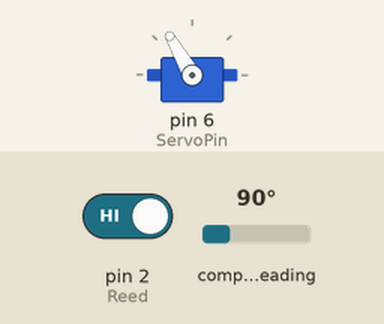
Simulated run of this sketch. Board: Arduino Uno, built with avr-gcc and run on an emulated ATmega328P. Parts: servo. Wiring (inferred from the names in the program): HMC5883L compass at I2C address 0x1E. The inputs (shaded band) are chosen by the test bench; at power-on: compass heading 90°, pin 2 (Reed) HIGH.

Above: at 1.2 s.
1.3 s: compass heading set to 51°
2.8 s: compass heading set to 43°
At 3.9 s:
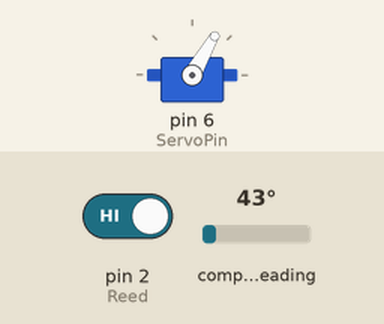
5.8 s: compass heading set to 90°
At 6.2 s:
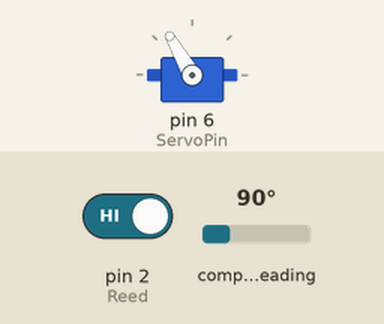
7.3 s: compass heading set to 7°
At 8.5 s:
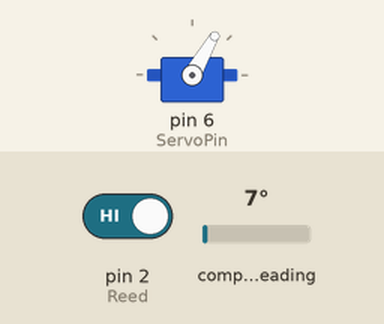
Timing chart, 0 to 9.8 s (numbered marks = the images above; inputs shaded):
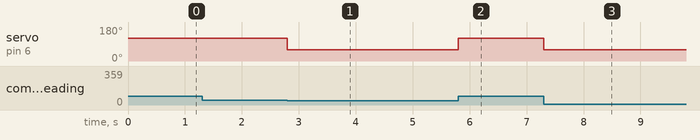

Measured:
- the behaviour switches between 49 and 48° on compass heading (found by bisection; images 0 and 1)
- after the input at 1.3 s, every drawn part: stays the same
- after the input at 2.8 s, servo on pin 6 (ServoPin): 120° → 60° at once
- after the input at 5.8 s, servo on pin 6 (ServoPin): 60° → 120° at once
- after the input at 7.3 s, servo on pin 6 (ServoPin): 120° → 60° at once

The sketch:

Team108_Control_Verification.ino
```cpp
#include <Servo.h>
#include <Wire.h>
#include <avr/sleep.h>

#define address 0x1E  //0011110b, I2C 7bit address of HMC5883
#define ServoPin 6
#define SolenoidPin 10
#define Reed 2
#define Switch 2
#define deltaSw 2.4737 // (in inches per reed trigger) Circumference/#Magnets or 2*pi*wheelRaduis/numMagnets, MUST BE A DECIMAL NUMBER!
#define PotPin A0
#define buttPin 5 //Button to start executing code is in pin 5
#define startPin 0 // Button to define starting positions

Servo myServo;                      // compass servo

/*----- VARIABLE INITIALIZATION -----*/

/* Magnetometer Variables*/
int   magX, magY, magZ;             // triple axis data
float phi;                        // orientation of the robot based on magnetometer readings
float thetaOffset = -139;     // offset: value of -191 makes magnetic north 0 degrees, value of -139 makes down the channel 0 degrees

/* Orientation Variables */
float phi_desired = 90;    // desired orientation of robot (can be set or be vary)
/* For the Control Verification the value for phi_desired is arbitrarily set.
 *  in the actual code, the desired orientation of the robot will vary based on
 *  other variables (i.e. the desired position of the robot)
 */

float theta_target;   // desired steering angle

/* Servo Position MIN/MAX */
int minServoPosition = 60;
int maxServoPosition = 120;

/* Solenoid Variables */
int solenoidState = 0; // zero is closed (valve)
unsigned long lastTimeSolenoid;
int solenoidInterval = 200; // (in milliseconds) sets time interval at which solenoid fires

/* Time Variables */
unsigned long startTime;
unsigned long currentTime;

/* Reed Variables */
int lastTimeReed = currentTime;

float wheelSpeed = 0;
float wheelSpeedCM;
float wheelSpeedSEC;
int numReedTriggers = 0;

volatile unsigned long lastInterrupt;
long debounceTime = 15;

/*Robot Specification Variables*/
const float pi = 3.14159;
float a = 5.5; // (in inches) distance between rear wheels
float b = 5.5; // (in inches) distance between rear axle and front wheel
float backWheelRadius = 1.5748; // (in inches) roller blade back wheel radius
float theta_max = 30; // maximum change in servo angle (relative to center)

/*Position Variables*/
float distanceX = 0; // (in inches) distance traveled in the x-direction
float distanceY = 0; // (in inches) distance traveled in the y-direction
float distance = 0; // (in inches) distance traveled
float currentPosX; // current x-position
float currentPosY; // current y-position
float startingPosX = 0; // starting x-position (varies in competition code, arbitrarily set for verification)
float startingPosY = 0; // starting y-position (varies in competition code, arbitrarily set for verification)

/*----- SETUP -----*/

void setup() {
   myServo.attach(ServoPin); // Attach the servo to pin ServoPin

   /* Initialize Serial and I2C communications */
   Serial.begin(9600);
   Wire.begin();
   /* Put the HMC5883 IC into the correct operating mode */
   Wire.beginTransmission(address);  //open communication with HMC5883
   Wire.write(0x02);                 //select mode register
   Wire.write(0x00);                 //continuous measurement mode
   Wire.endTransmission();

   pinMode (Reed,INPUT_PULLUP); //reads 5V until switch turns off, "unfloat" the switch when open for a relfiable reading, note: logic is inverted
   attachInterrupt(digitalPinToInterrupt(Switch),debounceInterrupt,FALLING); // attaches the ISR to the reed switch trigger

   startTime = millis();
}

/*----- MAIN LOOP: ACTUATION AND SIMPLE ORIENTATION -----*/

void loop() {
  currentTime = millis(); //measures current time of the system

  if (distance > 120){ // Stop actuating after traveling 10 ft
    cli();
    sleep_enable();
    sleep_cpu();
  }
  /* Update the sensor readings and actuate cylinder */
  updateMag();
  updateSolenoid();

  /* Calculate magnetometer angle */
  phi = 180. / pi * atan2(magY, magX) + thetaOffset; // convert to degrees, apply offset
  phi = modulo(phi, 360.); // ensure that theta is between 0 and 360 degrees

  /* Update Servo Position */
  theta_target = 90 - (phi - phi_desired);
  theta_target = modulo(theta_target,360);

  /* Corrects theta_target to be within the feasible range of the steering assembly */
  if (theta_target > 270 || theta_target < minServoPosition){
    theta_target = minServoPosition;
  }
  else if (theta_target > maxServoPosition){
    theta_target = maxServoPosition;
  }

  myServo.write(theta_target); // inputs desired steering angle
}

/*----- INTERRUPT SERVICE ROUTINE CODE -----*/

/************************* [DEBOUNCE INTERRUPT ROUTINE] *************************/
void debounceInterrupt() {
  if((long)(micros() - lastInterrupt) >= debounceTime * 1000) {
    // checks time since last interrupt, if < debounceTime do nothing, if > debounceTime call readReed()
    readReed();
    lastInterrupt = micros();
  }
}

/************************* [REED SWTICH READER] *************************/
void readReed() {
  currentTime = millis();
  int timeDiff = currentTime - lastTimeReed;
  wheelSpeed = deltaSw / timeDiff; // (in inches per millisecond)
  wheelSpeedCM = wheelSpeed * 2.54; // convert (in per ms) to (cm per ms)
  wheelSpeedSEC = wheelSpeedCM / .001; //convert to cm/s
  numReedTriggers++; // number of times a magnet has passed the reed switch
  //Serial.print("Speed (cm/s):"); Serial.print("\t");
  Serial.println(wheelSpeedSEC);
  //Serial.print("Distance Traveled:"); Serial.print("\t"); Serial.println(numReedTriggers*deltaSw); // print distance traveled

  /*Print for Troubleshooting*/
 /* Serial.print("deltaSw:"); Serial.print("\t"); Serial.println(deltaSw);
  Serial.print("timeDiff:"); Serial.print("\t"); Serial.println(timeDiff);
  Serial.print("wheelSpeed:"); Serial.print("\t"); Serial.println(wheelSpeed);
  Serial.print("numReedTriggers:"); Serial.print("\t"); Serial.println(numReedTriggers); */

  estimate(); //call estimate function to update position each time the reed triggers
  lastTimeReed = currentTime;
}

/************************* [POSITION ESTIMATOR] *************************/
void estimate(){
  /*assume deltaSw is >>1, therefore neglect curvature and use trig. to estimate x & y distances traveled*/
  distanceX += cos(phi) * deltaSw; // updates distance traveled in x-direction since last reed trigger
  distanceY += sin(phi) * deltaSw; // updates distance travled in y-direction since last reed trigger
  distance += deltaSw; // update distance traveled since last reed trigger
  currentPosX += distanceX; // updates the new current x-position of the robot (NEW)
  currentPosY += distanceY; // updates the new current y-position of the robot (NEW)

  float distanceCM = (distance * 2.54); //convert distance traveled from inches to cm
  //Serial.print("Distance Traveled (in cm):"); Serial.print("\t"); Serial.println(distanceCM);
}

/*----- MAGNETOMETER FUNCTIONS -----*/

/************************* [updateMag FUNCTION] *************************/
void updateMag(void) {
  /* Tell the HMC5883L where to begin reading data */
  Wire.beginTransmission(address);
  Wire.write(0x03); //select register 3, X MSB register
  Wire.endTransmission();
  /* Read data from each axis, 2 registers per axis */
  Wire.requestFrom(address, 6);
  if (6 <= Wire.available()) {
    magX = Wire.read() << 8; //X msbs // Bitshift
    magX |= Wire.read();    //X lsb
    magZ = Wire.read() << 8; //Z msb
    magZ |= Wire.read();    //Z lsb
    magY = Wire.read() << 8; //Y msb
    magY |= Wire.read();    //Y lsb
  }

  /* print for troubleshooting */
    //Serial.print("X:"); Serial.print("\t"); Serial.print(magX); Serial.print("\t");
    //Serial.print("Y:"); Serial.print("\t"); Serial.print(magY); Serial.print("\t");
    //Serial.print("Z:"); Serial.print("\t"); Serial.print(magZ); Serial.print("\t");*/


}

/************************* [MODULO FUNCTION FOR FLOATS] *************************/
float modulo(float x, float y) {
  float n = floor(x/y); // find quotient rounded down
  return x - n*y; // return the remainder of the divison
}

/*----- PISTON/SOLENOID FIRE FUNCTION -----*/

/************************* [updateSolenoid FUNCTION] *************************/
void updateSolenoid(){
    if ((currentTime - lastTimeSolenoid) >= solenoidInterval && solenoidState == HIGH) {
      solenoidState = LOW;
      digitalWrite(SolenoidPin, solenoidState); // Opens the solenoid valve
      lastTimeSolenoid = currentTime;
      //Serial.println("SolenoidOff");
    }
    if ((currentTime - lastTimeSolenoid) >= solenoidInterval && solenoidState == LOW) {
      solenoidState = HIGH;
      digitalWrite(SolenoidPin, solenoidState); // Closes the solenoid valve
      lastTimeSolenoid = currentTime;
      //Serial.println("SolenoidOn");
    }
    //Serial.println("Solenoid");
    //Serial.print("solenoidInterval:"); Serial.print("\t"); Serial.println(solenoidInterval);
}
```
